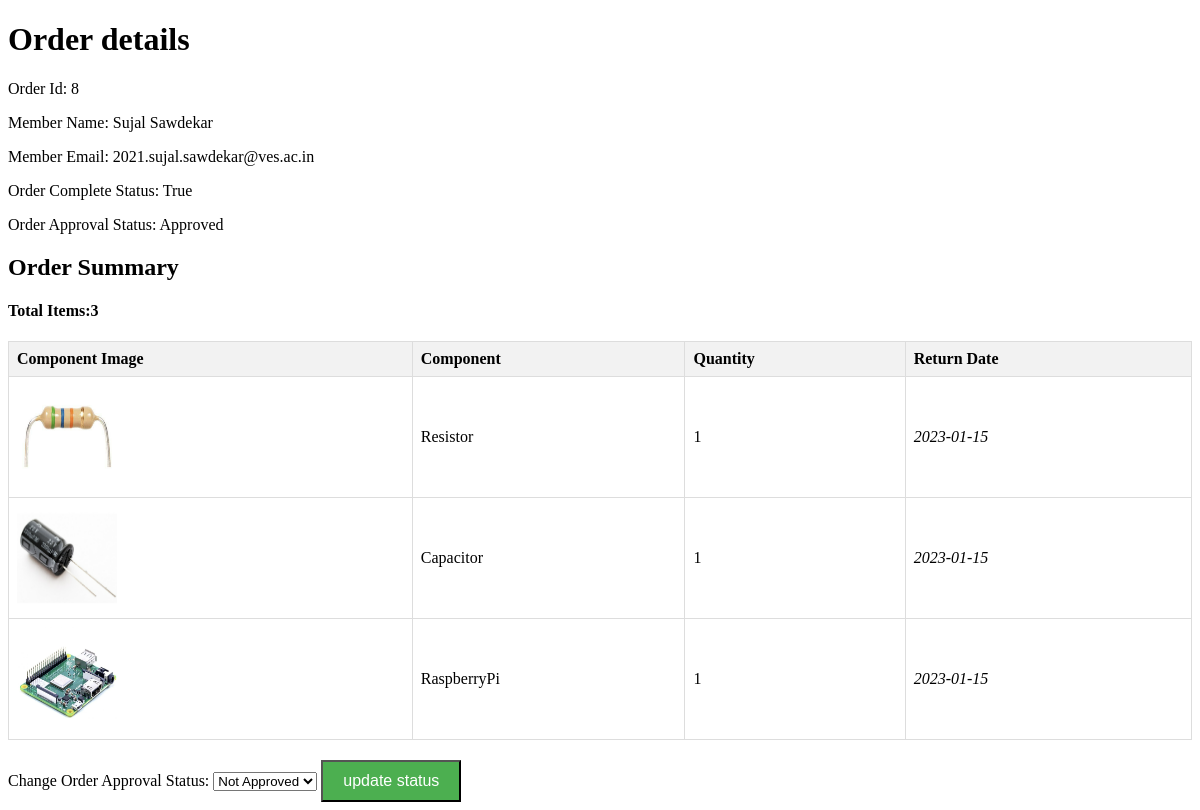
Screenshot of /orders/8 with the database file from the repository.
### home/models.py (models this page shows, shortened)
class Order(models.Model):
    member = models.ForeignKey(Member, on_delete=models.SET_NULL, blank=True, null=True, related_name='member')
    complete = models.BooleanField(default=False, null=True, blank=False)
    date_ordered = models.DateTimeField(auto_now_add=True)
    timeExpiry = models.DateTimeField(auto_now_add=True)
    approval = models.CharField(max_length=20, default='not approved', choices=[('approved', 'Approved'), ('not approved', 'Not Approved')])
    @property
    def get_cart_items(self):
        orderitems = self.orderitem_set.all()
        total = sum([item.quantity for item in orderitems])
        return total

class Member(models.Model):
    user = models.OneToOneField(User, on_delete=models.CASCADE, null=True, blank=True, related_name='member')
    name = models.CharField(max_length=50, null=True)
    email = models.CharField(max_length=50, null=True)
    isMember = models.BooleanField(default=False)
    otp_secret = models.CharField(max_length=16, blank=True, null=True)
    otp_created_at = models.DateTimeField(blank=True, null=True)

class OrderItem (models.Model):
    component = models.ForeignKey (Component, on_delete=models. SET_NULL, null=True)
    order = models.ForeignKey (Order, on_delete=models. SET_NULL, null=True)
    quantity = models.IntegerField(default=0, null=True, blank=True)
    date_added = models.DateTimeField (auto_now_add=True)

class Component(models.Model):
    CATEGORY_CHOICES = [
        ('Electronic Component', 'Electronic Component'),
        ('Sensors', 'Sensors'),
        ('Development Boards', 'Development Boards'),
        ('Motors', 'Motors'),
    ]
    name = models.CharField (max_length=200, null=True)
    image = models.ImageField(null=True,blank=True)
    description = models.CharField(max_length=500,null=True)
    stockQunatity = models.IntegerField(default=0,null=True,blank=True)
    category = models.CharField(max_length=20, choices=CATEGORY_CHOICES,null=True,blank=True)

### home/views.py (the view, shortened to what this page needs)
# urls.py: path("orders/<oid>",views.getOrder, name="getOrder"),
def getOrder(request,oid):
  order = Order.objects.get(id=oid)
  items = order.orderitem_set.all()
  context={'order':order,'items':items}
  return render(request,"home/approval.html",context)

### home/templates/home/approval.html (shortened to what this page needs)
{% load static %}
{% block content %}
<!DOCTYPE html>
<html lang="en">
<head>
</head>
<body>
    <h1>Order details</h1>
    <p>Order Id: {{order.id}}</p>
    <p>Member Name: {{order.member.name}}</p>
    <p>Member Email: {{order.member.email}}</p>
    <p>Order Complete Status: {{order.complete}}</p>
    <p>Order Approval Status: {{order.approval}}</p>
    <h2>Order Summary</h2>
    <h4>Total Items:{{order.get_cart_items}}</h4>
    <table>
        <thead>
            <tr>
                <th>Component Image</th>
                <th>Component</th>
                <th>Quantity</th>
                <th>Return Date</th>
            </tr>
        </thead>
        <tbody>
            {% for item in items %}
            <tr>
                <td><img src="/static/images/{{item.component.image}}" alt="" style="width: 100px; height: 100px;"></td>
                <td>{{item.component.name}}</td>
                <td>{{item.quantity}}</td>
                <td class="return-date">2023-01-15</td>
            </tr>
            {% endfor %}
        </tbody>
    </table>
    <form action="" method="post">
        <label for="orderStatus">Change Order Approval Status:</label>
        <select name="status" id="Orderstatus">
        <option value="Not Approved">Not Approved</option>
        </select>
        <button type="submit" class="checkout-btn" id="status">update status</button>
    </form>
</body>
</html>
{% endblock %}

### home/templates/home/approval.html (style rules this page uses)
table { width: 100%; border-collapse: collapse; margin-top: 20px; }
th, td { border: 1px solid #ddd; padding: 8px; text-align: left; }
th { background-color: #f2f2f2; }
.return-date { font-style: italic; }
.checkout-btn { background-color: #4CAF50; color: white; padding: 10px 20px; text-align: center; text-decoration: none; display: inline-block; font-size: 16px; margin-top: 20px; cursor: pointer; }

### rows the page displays
Order: id "8", member.name "Sujal Sawdekar", member.email "2021.sujal.sawdekar@ves.ac.in", complete "True", approval "Approved", get_cart_items "3"
OrderItem: component.image (picture), component.name "Resistor", quantity "1"
OrderItem: component.image (picture), component.name "Capacitor", quantity "1"
OrderItem: component.image (picture), component.name "RaspberryPi", quantity "1"
